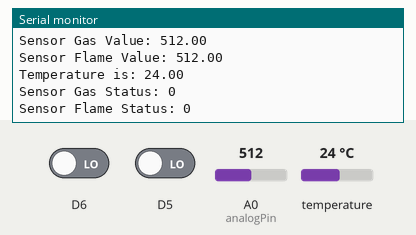
The sketch below on a simulated ESP8266 (NodeMCU). Parts: the last lines printed to the serial monitor. Inputs (shaded band) come from the test bench; at power-on: temperature 24 °C, A0 (analogPin) = 512, D6 LOW, D5 LOW. WiFi joins after 1.5 s; servers stay silent unless stated; uploads are accepted with an empty reply.

Above: at 5.8 s.
5.9 s: temperature set to 12 °C
At 8.2 s:
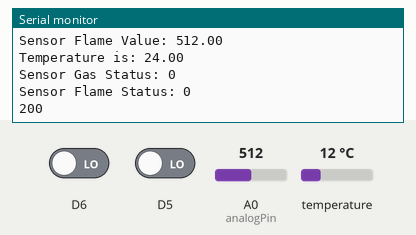
9.8 s: A0 (analogPin) set to 716
At 13.2 s:
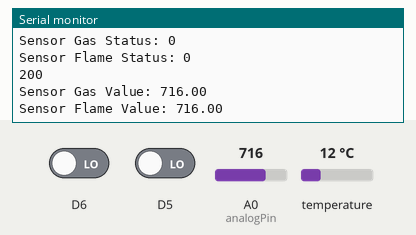
13.7 s: D6 driven HIGH
17.6 s: D5 driven HIGH
21.5 s: temperature set to 19 °C
At 21.5 s:
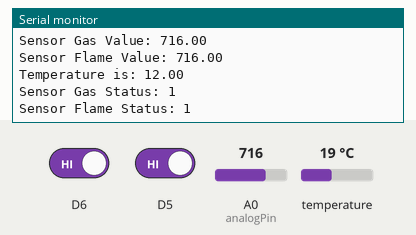
25.4 s: A0 (analogPin) set to 900
At 30.1 s:
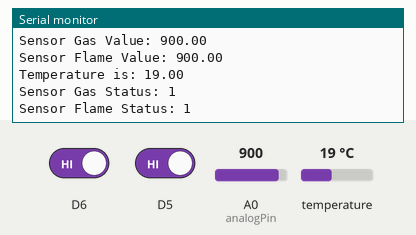
Timing chart, 0 to 30.3 s (numbered marks = the images above; inputs shaded):
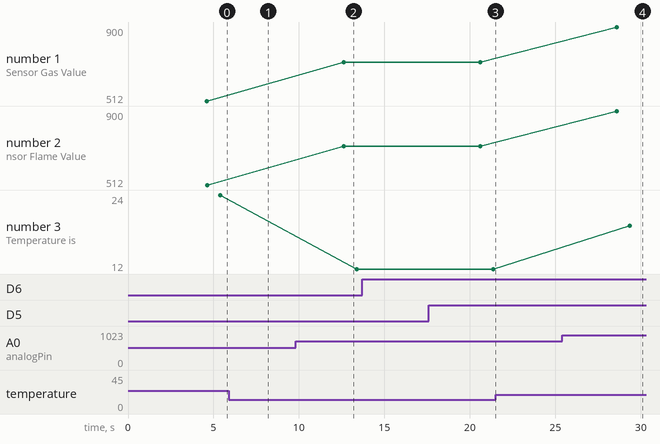

The sketch:

FGDT.ino
```cpp
#include <DallasTemperature.h>
#include <OneWire.h>
#include <ESP8266WiFi.h>
#include <WiFiClient.h>
#include <ESP8266WebServer.h>
#include <ESP8266HTTPClient.h>

#define ONE_WIRE_BUS D4

OneWire oneWire(ONE_WIRE_BUS);
DallasTemperature sensor(&oneWire);

const char* ssid = "MISQUEEN";
const char* password = "izzansilmiaziz96";

//const char* ssid = "RATU_NET3";
//const char* password = "b15m1ll4h";


//sesuikan posisi pin select
int s0 = D3;
int s1 = D2;
int s2 = D1;

//gunakan A0 sebagai input
int analogPin = A0;

//variabel untuk menyimpan nilai input
float nilaiInput1 = 0;
float nilaiInput2 = 0;
int GasStatus;
int FlameStatus;

int delayBetweenVal = 1000;
static uint32_t lastTimeSampling =0;
static uint32_t lastTimeSampling1=0;
static uint32_t lastTimeSampling2=0;
static uint32_t lastTimeSampling3=0;
static uint32_t lastTimeSampling4=0;

void setup() {
  //jadikan pin select sebagai output
  pinMode(s0, OUTPUT);
  pinMode(s1, OUTPUT);
  pinMode(s2, OUTPUT);
  pinMode(D5, INPUT);
  pinMode(D6, INPUT);

  //aktifkan komunikasi serial
  Serial.begin(9600);
  Serial.println("Gas sensor warming up!");
  delay(2000);
  sensor.begin();
  delay(1000);
   WiFi.mode(WIFI_STA);
  WiFi.disconnect();
  delay(100);
  // attempt to connect to Wifi network:
  Serial.print("Connecting Wifi: ");
  Serial.println(ssid);
  WiFi.begin(ssid, password);

  while (WiFi.status() != WL_CONNECTED) {
    Serial.print(".");
    delay(500);
  }

  Serial.println("");
  Serial.println("WiFi connected");
  Serial.print("IP address: ");
  Serial.println(WiFi.localIP());

}

void loop() {

  //memilih y0 sebagai input
  digitalWrite(s0,LOW);
  digitalWrite(s1,LOW);
  digitalWrite(s2,LOW);
  nilaiInput1 = analogRead(analogPin);

   //memilih y1 sebagai input
  digitalWrite(s0,HIGH);
  digitalWrite(s1,LOW);
  digitalWrite(s2,LOW);
  nilaiInput2 = analogRead(analogPin);

  GasStatus = digitalRead(D5);
  FlameStatus = digitalRead(D6);

  if(millis()-lastTimeSampling>=delayBetweenVal){
        lastTimeSampling1=millis();
        Serial.print("Sensor Gas Value: ");
        Serial.println(nilaiInput1);
//        if(nilaiInput1 > 200)
//        {
//          Serial.print(" | Smoke detected!");
//        }
      }


   if(millis()-lastTimeSampling>=delayBetweenVal){
        lastTimeSampling1=millis();
        Serial.print("Sensor Flame Value: ");
        Serial.println(nilaiInput2);
//        if(nilaiInput2 < 87)
//          {
//            Serial.print(" | Flame detected!");
//          }
       }

    if(millis()-lastTimeSampling>=delayBetweenVal){
        lastTimeSampling1=millis();
        sensor.requestTemperatures();
        Serial.print("Temperature is: ");
        Serial.println(sensor.getTempCByIndex(0));
       }

    if(millis()-lastTimeSampling>=delayBetweenVal){
        lastTimeSampling1=millis();
        Serial.print("Sensor Gas Status: ");
        Serial.println(GasStatus);
       }
    if(millis()-lastTimeSampling>=delayBetweenVal){
        lastTimeSampling1=millis();
        Serial.print("Sensor Flame Status: ");
        Serial.println(FlameStatus);
       }

       delay(2000);

  /*<-------Send Data to Database------>*/

        HTTPClient http;    //Declare object of class HTTPClient
        String Data, Data1, postData, Data2;
        int flamevalue=FlameStatus;
        if(flamevalue == 1){
          Data=String("OFF");
        }
        else{
          Data=String("ON");
        }
        int gasvalue=GasStatus;
        if(gasvalue == 1){
          Data1=String("OFF");
        }
        else{
          Data1=String("ON");
        }
          float suhu = sensor.getTempCByIndex(0);
          Data2=suhu;

       //Post Data
      postData = "flamevalue=" + Data + "&gasvalue=" + Data1 + "&suhu=" + Data2;

      http.begin("http://dev.unimasoft.web.id/kampungsusu/apisend/insert.php");              //Specify request destination
      http.addHeader("Content-Type", "application/x-www-form-urlencoded");    //Specify content-type header

      int httpCode = http.POST(postData);   //Send the request
      String payload = http.getString();    //Get the response payload

     Serial.println(httpCode);   //Print HTTP return code
     Serial.println(payload);    //Print request response payload

     http.end();  //Close connection

    delay(5000);  //Post Data at every 5 seconds
}
```

Measured:
- after the input at 9.8 s, the serial monitor: prints a new line after 2.8 s (image 2)
- after the input at 25.4 s, the serial monitor: prints a new line after 3.2 s (image 4)
- plotted number 1: 512 → 716 after the input at 9.8 s, 716 → 900 after the input at 25.4 s
- plotted number 2: 512 → 716 after the input at 9.8 s, 716 → 900 after the input at 25.4 s
